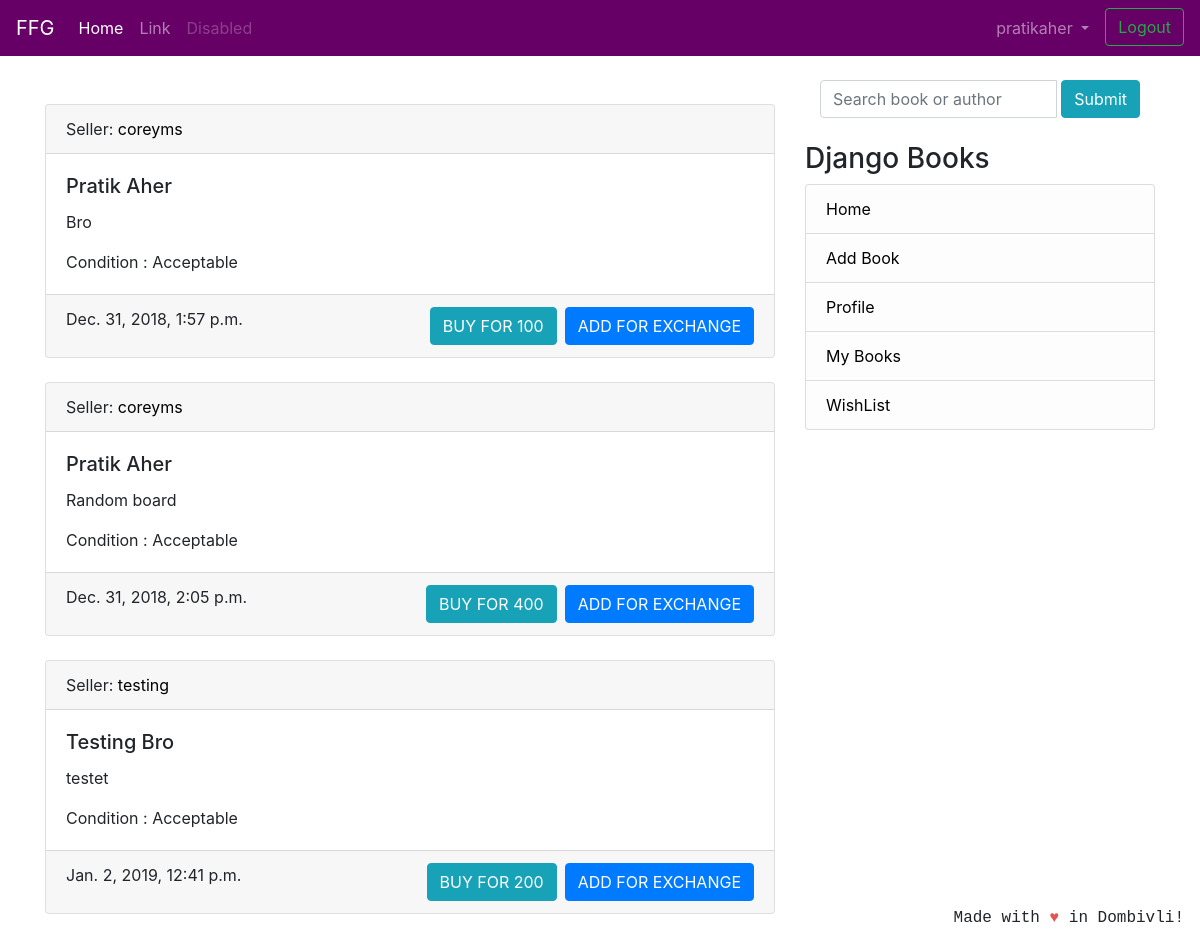
Page / (signed in) on the earlier database version.
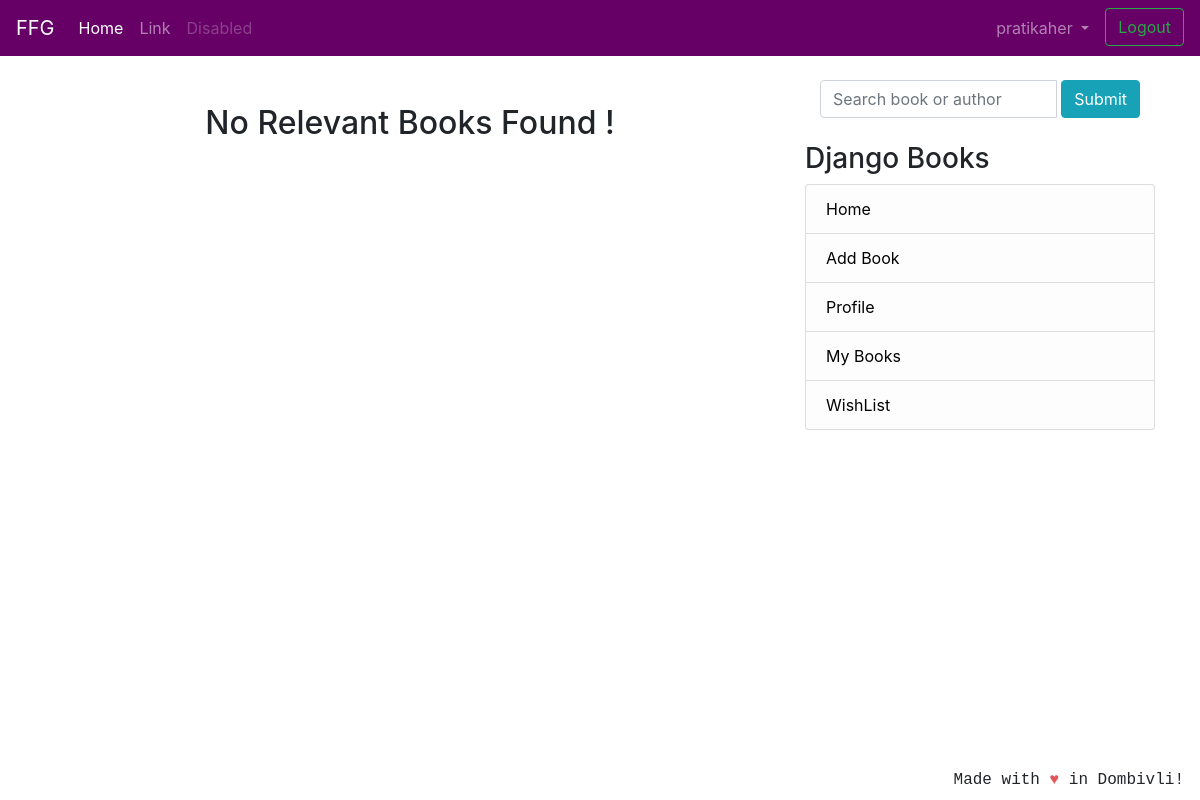
Same page on the later database version.
### coreapp/models.py (models this page shows, shortened)
class Book(models.Model):
    user = models.ForeignKey(User, on_delete=models.CASCADE, null=True)
    book_name = models.CharField(max_length=100)
    description = models.CharField(max_length=2000)
    image = models.ImageField(null=True, blank=True, upload_to="book_images/")
    price = models.IntegerField()
    condition = models.CharField(
        max_length=100, choices=CONITION_CHOICES, default='Acceptable')
    created_at = models.DateTimeField(auto_now_add=True)
    class Meta:
        verbose_name = 'Book'
        verbose_name_plural = 'Books'

### coreapp/views.py (the view)
# urls.py: path('',views.BookListView.as_view(),name='list_entries'),
class BookListView(LoginRequiredMixin,generic.ListView):
    model = Book
    template_name = 'list_entries.html'
    context_object_name = 'books'
    ordering = ['-created_at']
    def get_queryset(self):
        return Book.objects.exclude(user=self.request.user)

### templates/list_entries.html (shortened to what this page needs)
{% extends 'base.html' %}
{% load static %}
{% block stylesheet %}
  <link rel="stylesheet" href="{% static 'css/search.css' %}">
{% endblock %}
{% block search %}
<div class="container">
  <div class="col-md-17">
<form class="navbar-form" method="GET" action="{% url 'searchapp:search' %}">
  <div class="input-group add-on">
    <input class="form-control" placeholder="Search book or author" name="search" id="search" type="text">
    <div class="ml-1 input-group-btn">
      <button class="btn btn-info" type="submit" >Submit</button>
    </div>
  </div>
</form>
</div>
</div>
{% endblock %}
{% block content %}
<br/>
{% if books %}
    {% for book in books %}
    <div class="card text-left">
      <div class="card-header">
        Seller: <a href="{% url 'coreapp:userbooksforuser' book.user %}" style="color:black">{{ book.user.username }}</a>
      </div>
      <div class="card-body">
        <h5 class="card-title">{{ book.book_name }}</h5>
        <p class="card-text">{{ book.description }}</p>
        <p class="card-text">Condition : {{ book.condition }} </p>
      </div>
      <div class="card-footer text-mutxed">
        {{ book.created_at }} <a href="{% url 'wishlist:add_to_list' book.id %}" class="btn btn-primary float-right">ADD FOR EXCHANGE</a>
        <a href="#" class="mr-2 btn btn-info float-right">BUY FOR {{ book.price }}</a>
      </div>
    </div>
  {% endfor %}
  {% else %}
  <h2 align="center">No Relevant Books Found !</h2>
  {% endif %}
{% endblock %}

### templates/base.html (shortened to what this page needs)
<!doctype html>
<html lang="en">
  <head>
    <link rel="stylesheet" href="https://stackpath.bootstrapcdn.com/bootstrap/4.1.3/css/bootstrap.min.css">
    {% block stylesheet %}{% endblock %}
  </head>
  <body>
    <header class="site-header">
<nav class="navbar navbar-expand-lg navbar-dark" style="background-color: #660066;">
  <a class="navbar-brand" href="#">FFG</a>
  <div class="collapse navbar-collapse" id="navbarSupportedContent">
    <ul class="navbar-nav mr-auto">
      <li class="nav-item active">
        <a class="nav-link" href="#">Home <span class="sr-only">(current)</span></a>
      </li>
      <li class="nav-item">
        <a class="nav-link" href="#">Link</a>
      </li>
      <li class="nav-item">
        <a class="nav-link disabled" href="#">Disabled</a>
      </li>
    </ul>
    <ul class="nav navbar-nav navbar-right">
      {% if user.is_authenticated %}
      <li class="nav-item dropdown">
        <a class="nav-link dropdown-toggle" href="#" id="navbarDropdown" role="button" data-toggle="dropdown"
          aria-haspopup="true" aria-expanded="false">
          {{ user.username }}
        </a>
      </li>
      <li><a class="btn btn-outline-success ml-2 my-2 my-sm-0" href="{% url 'logout'%}">Logout</a></li>
        {% else %}
      <li><a href="{% url 'login' %}" class="btn btn-outline-success">Login</a></li>
      <li><a href="{% url 'coreapp:signup' %}" class="btn btn-primary ml-2">Sign up</a></li>
      {% endif %}
    </ul>
  </div>
</nav>
  </header>
  <br/>
    <div class="container">
      <div class="row justify-content-center">
        <div class="col-8">
          {% block content %}
          {% endblock %}
        </div>
        {% if user.is_authenticated %}
                <div class="col-md-4">
                  <div class="content-section">
                    {% block search %}
                    {% endblock %}
                    <br/>
                    <h3>Django Books</h3>
                      <ul class="list-group">
                        <li class="list-group-item list-group-item-light"><a href="{% url 'coreapp:list_entries' %}" style="color:black"> Home</a></li>
                        <li class="list-group-item list-group-item-light"><a href="{% url 'coreapp:new_entry' %}" style="color:black"> Add Book</a></li>
                        <li class="list-group-item list-group-item-light"><a href="{% url 'coreapp:profile' %}" style="color:black">Profile</a></li>
                        <li class="list-group-item list-group-item-light"><a href="{% url 'coreapp:userbooks' %}" style="color:black">My Books</a></li>
                        <li class="list-group-item list-group-item-light"><a href="{% url 'wishlist:wish_list' %}" style="color:black">WishList</a></li>
                      </ul>
                  </div>
                </div>
                {% endif %}
      </div>
    </div>
<footer class="site-footer mr-3 mb-2" style="position:fixed;right:0;bottom:0;font-family: 'Courier';font-style: bold;">
  Made with <span style="color: #e25555;">&hearts;</span> in Dombivli!
</footer>
</body>
</html>

Differences in the rows shown:
removed Book: user.username "coreyms", book_name "Pratik Aher", description "Bro", condition "Acceptable", created_at "Dec. 31, 2018, 1:57 p.m.", price "100"
removed Book: user.username "coreyms", book_name "Pratik Aher", description "Random board", condition "Acceptable", created_at "Dec. 31, 2018, 2:05 p.m.", price "400"
removed Book: user.username "testing", book_name "Testing Bro", description "testet", condition "Acceptable", created_at "Jan. 2, 2019, 12:41 p.m.", price "200"
Other differences:
text now shown: "No Relevant Books Found !"
